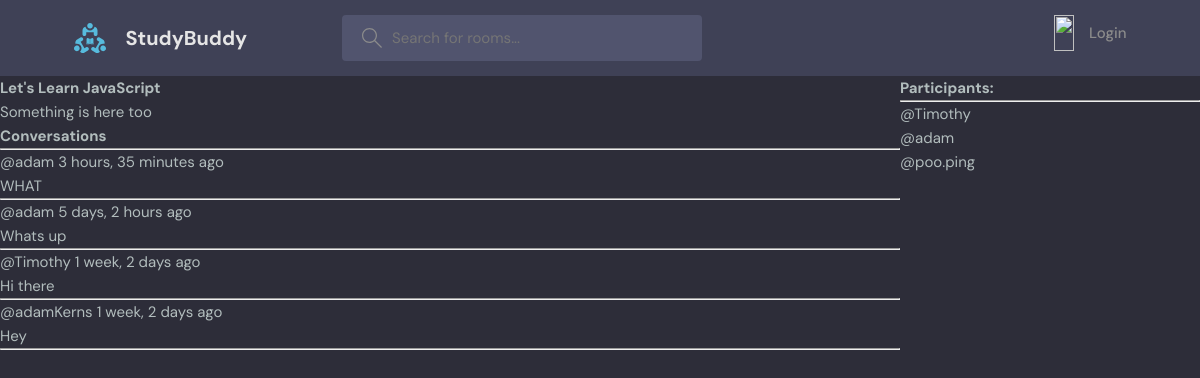
/room/5/, run on the app's committed database.
### base/models.py (models this page shows, shortened)
class Room(models.Model):
    host = models.ForeignKey(User, on_delete=models.SET_NULL, null=True)
    topic = models.ForeignKey(Topic, on_delete=models.SET_NULL, null=True)
    name = models.CharField(max_length=200)
    description = models.TextField(null=True, blank=True)
    participants = models.ManyToManyField(User, related_name='participants', blank=True)
    updated = models.DateTimeField(auto_now=True)
    created = models.DateTimeField(auto_now_add=True)
    class Meta:
        ordering = ['-updated', '-created']

class Message(models.Model):
    user = models.ForeignKey(User, on_delete=models.CASCADE)
    room = models.ForeignKey(Room, on_delete=models.CASCADE)
    body = models.TextField()
    updated = models.DateTimeField(auto_now=True)
    created = models.DateTimeField(auto_now_add=True)
    class Meta:
        ordering = ['-updated', '-created']

### base/views.py (the view)
# urls.py: path('room/<str:pk>/', views.room, name='room'),
def room(request, pk):
    room = Room.objects.get(id=pk)
    room_messages = room.message_set.all().order_by('-created')
    participants = room.participants.all()
    if request.method == 'POST':
        message = Message.objects.create(user=request.user, room=room, body=request.POST.get('body'))
        room.participants.add(request.user)
        return redirect('room', pk=room.id)
    context = {'room': room, 'room_messages': room_messages, 'participants': participants}
    return render(request, 'base/room.html', context)

### base/templates/base/room.html (shortened to what this page needs)
{% extends "main.html" %}
{% block content %}
<div class="room-container">
    <div>
        <h1>{{room.name}}</h1>
        <p>{{room.description}}</p>
        <div class="comment-wrapper">
            <h1>Conversations</h1>
            <hr>
            {%for message in room_messages%}
            <div>
                <small>@{{message.user}}   {{message.created|timesince}} ago</small>
                <p>{{message.body}}</p>
                <hr>
            </div>
            {%endfor%}
        </div>
    </div>
    <div>
        <h3>Participants:</h3>
        <hr>
        {% for user in participants %}
            <div>
                <p>@{{user.username}}</p>
            </div>
        {%endfor%}
    </div>
</div>
{% endblock content %}

### static/styles/style.css (style rules this page uses)
:root { --color-main: #71c6dd; --color-main-light: #e1f6fb; --color-dark: #3f4156; --color-dark-medium: #51546e; --color-dark-light: #696d97; --color-light: #e5e5e5; --color-gray: #8b8b8b; --color-light-gray: #b2bdbd; --color-bg: #2d2d39; --color-success: #5dd693; --color-error: #fc4b0b; }
* { font-family: "DM Sans", -apple-system, BlinkMacSystemFont, "Segoe UI", Roboto, Oxygen, Ubuntu, Cantarell, "Open Sans", "Helvetica Neue", sans-serif; margin: 0; padding: 0; box-sizing: border-box; text-rendering: optimizeLegibility; font-size: inherit; }
html { font-size: 56.25%; }
@media only screen and (min-width: 1200px) { html { font-size: 62.5%; } }
body { line-height: 1.6; font-weight: 400; font-size: 1.5rem; color: var(--color-light-gray); background-color: var(--color-bg); min-height: 100vh; }

### base/templates/base/room.html (style rules this page uses)
.room-container { display: grid; grid-template-columns: 3fr 1fr; }

### data on the page
Room: name "Let's Learn JavaScript", description "Something is here too"
Message: user "adam", created "3 hours, 35 minutes", body "WHAT"
Message: user "adam", created "5 days, 2 hours", body "Whats up"
Message: user "Timothy", created "1 week, 2 days", body "Hi there"
Message: user "adamKerns", created "1 week, 2 days", body "Hey"

### other printed values
{{ user.username }} "Timothy"
{{ user.username }} "adam"
{{ user.username }} "poo.ping"
